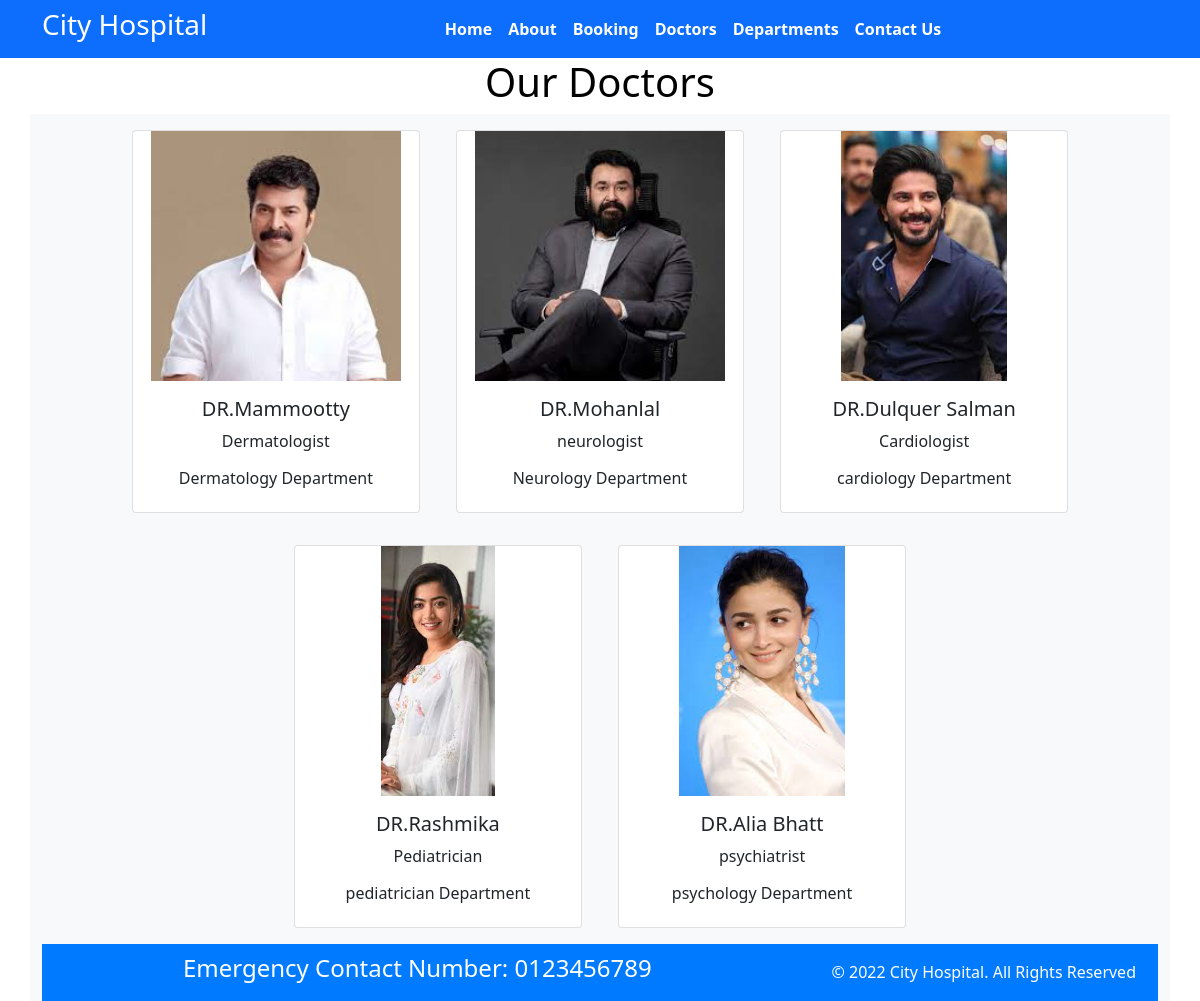
Page /doctors on the committed database.
### home/models.py (models this page shows, shortened)
class Doctors(models.Model):
    doc_name = models.CharField(max_length=255)
    doc_spec = models.CharField(max_length=255)
    dep_name = models.ForeignKey(Departments, on_delete=models.CASCADE)
    doc_image = models.ImageField(upload_to='doctors')

class Departments(models.Model):
    dep_name = models.CharField(max_length=255)
    dep_description = models.TextField()
    def __str__(self):
      return self.dep_name

### home/views.py (the view)
# urls.py: path('doctors',views.doctors,name='doctors'),
def doctors(request):
    dict_docs ={
        'doctors': Doctors.objects.all()
    }
    return render(request,'doctors.html',dict_docs)

### templates/doctors.html (shortened to what this page needs)
{% extends 'base.html' %}
{% block content %}
<h1 class="stp text-center text-black">Our Doctors</h1>
<div class="container text-center bg-light">
{% for d in doctors %}
<div class="card text-center mx-3 my-3" style="width: 18rem; display:inline-block">
    <img class="card-img-top" src="{{d.doc_image.url}}" alt="Card image cap" style="width: 100%; height: 250px; object-fit: contain;">
    <div class="card-body">
      <h5 class="card-title">{{d.doc_name}}</h5>
      <p class="card-text">{{d.doc_spec}}</p>
      <h6>{{d.dep_name}} Department</h6>
    </div>
  </div>
{% endfor %}
{% endblock %}

### templates/base.html (shortened to what this page needs)
{% load static %}
<!DOCTYPE html>
<html>
<head>
  <link rel="stylesheet" href=" https://cdn.jsdelivr.net/npm/bootstrap@5.1.3/dist/css/bootstrap.min.css ">
  <link rel="stylesheet" href="https://use.fontawesome.com/releases/v5.2.0/css/all.css">
  <link rel="stylesheet" href="{% static '/css/style.css'%}">
</head>
<body>
  <nav class="navbar bg-primary navbar-expand-md ">
    <div class="container">
      <div class="col-2 text-left pl-md-0">
        <h3 class="text-white"> City Hospital </h3>
      </div>
      <div class="collapse navbar-collapse justify-content-center col-md-8 navbar-collapse-3">
        <ul class="navbar-nav justify-content-center  fw-bold">
          <li class="nav-item active">
            <a class="nav-link text-white" href="{% url 'index' %}">Home </a>
          </li>
          <li class="nav-item">
            <a class="nav-link text-white" href="{% url 'about' %}">About</a>
          </li>
          <li class="nav-item">
            <a class="nav-link text-white" href="{% url 'booking' %}">Booking</a>
          </li>
          <li class="nav-item">
            <a class="nav-link text-white" href="{% url 'doctors' %}">Doctors</a>
          </li>
          <li class="nav-item">
            <a class="nav-link text-white" href="{% url 'department' %}">Departments</a>
          </li>
          <li class="nav-item">
            <a class="nav-link text-white" href="{% url 'contact' %}">Contact Us</a>
          </li>
        </ul>
      </div>
    </div>
  </nav>
  {% block content%}{% endblock %}
  <section class="">
    <footer class="footer">
        <div class="container">
            <div class="row align-items-center">
                <div class="col-12 col-md-8">
                    <h4>Emergency Contact Number: 0123456789</h4>
                </div>
                <div class="col-12 col-md-4 mt-4 mt-md-0 text-center text-md-end">
                    © 2022 City Hospital. All Rights Reserved
                </div>
            </div>
        </div>
    </footer>
</section>
</body>
</html>

### templates/base.html (style rules this page uses)
body { margin: 0; padding: 0; }
.footer { bottom: 0; width: 100%; background-color: #007BFF; color: #fff; padding: 10px; text-align: center; }

### rows in the picture
Doctors: doc_image (picture), doc_name "DR.Mammootty", doc_spec "Dermatologist", dep_name "Dermatology"
Doctors: doc_image (picture), doc_name "DR.Mohanlal", doc_spec "neurologist", dep_name "Neurology"
Doctors: doc_image (picture), doc_name "DR.Dulquer Salman", doc_spec "Cardiologist", dep_name "cardiology"
Doctors: doc_image (picture), doc_name "DR.Rashmika", doc_spec "Pediatrician", dep_name "pediatrician"
Doctors: doc_image (picture), doc_name "DR.Alia Bhatt", doc_spec "psychiatrist", dep_name "psychology"
